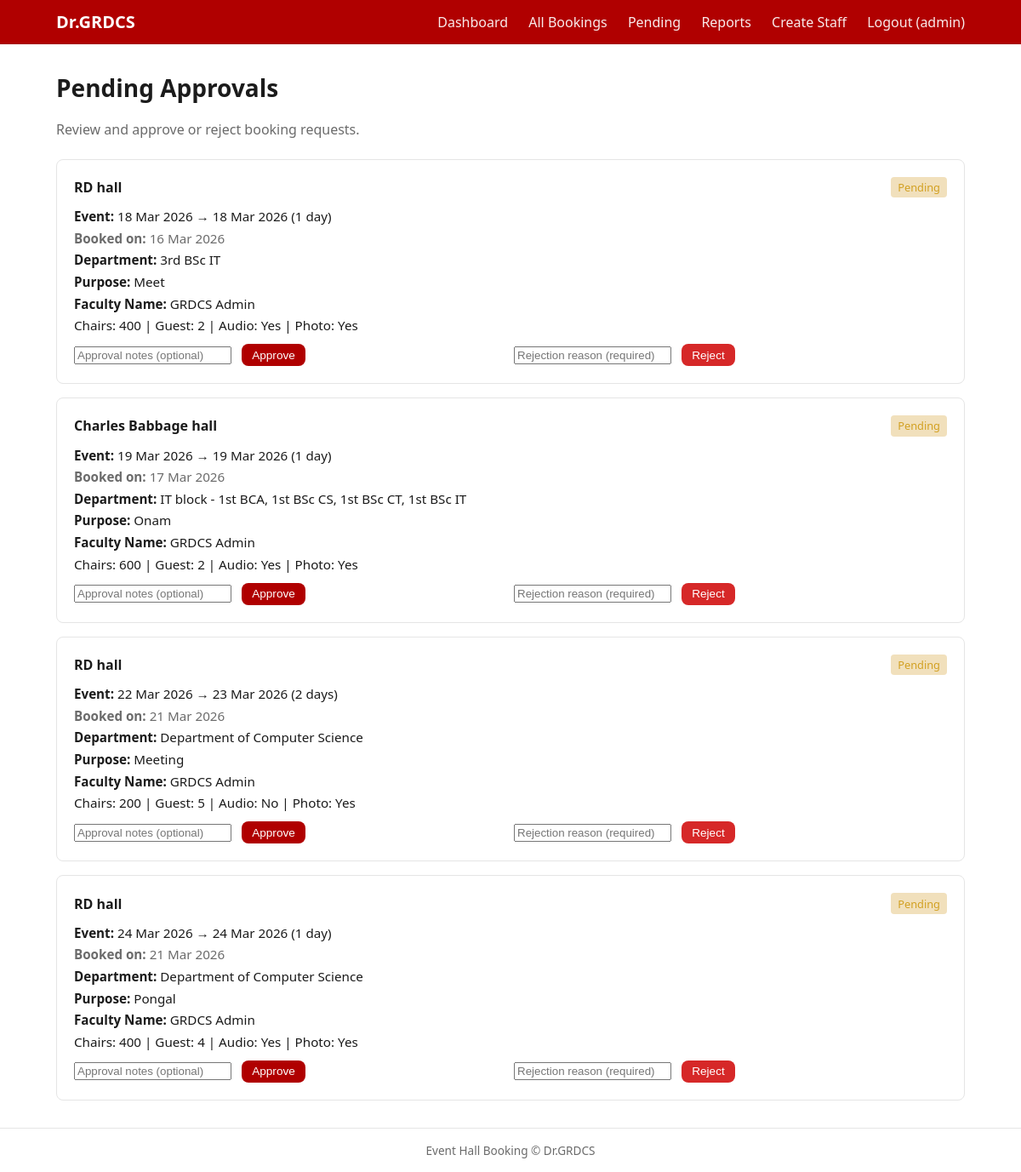
Before: /admin/pending (signed in) with the older database file.
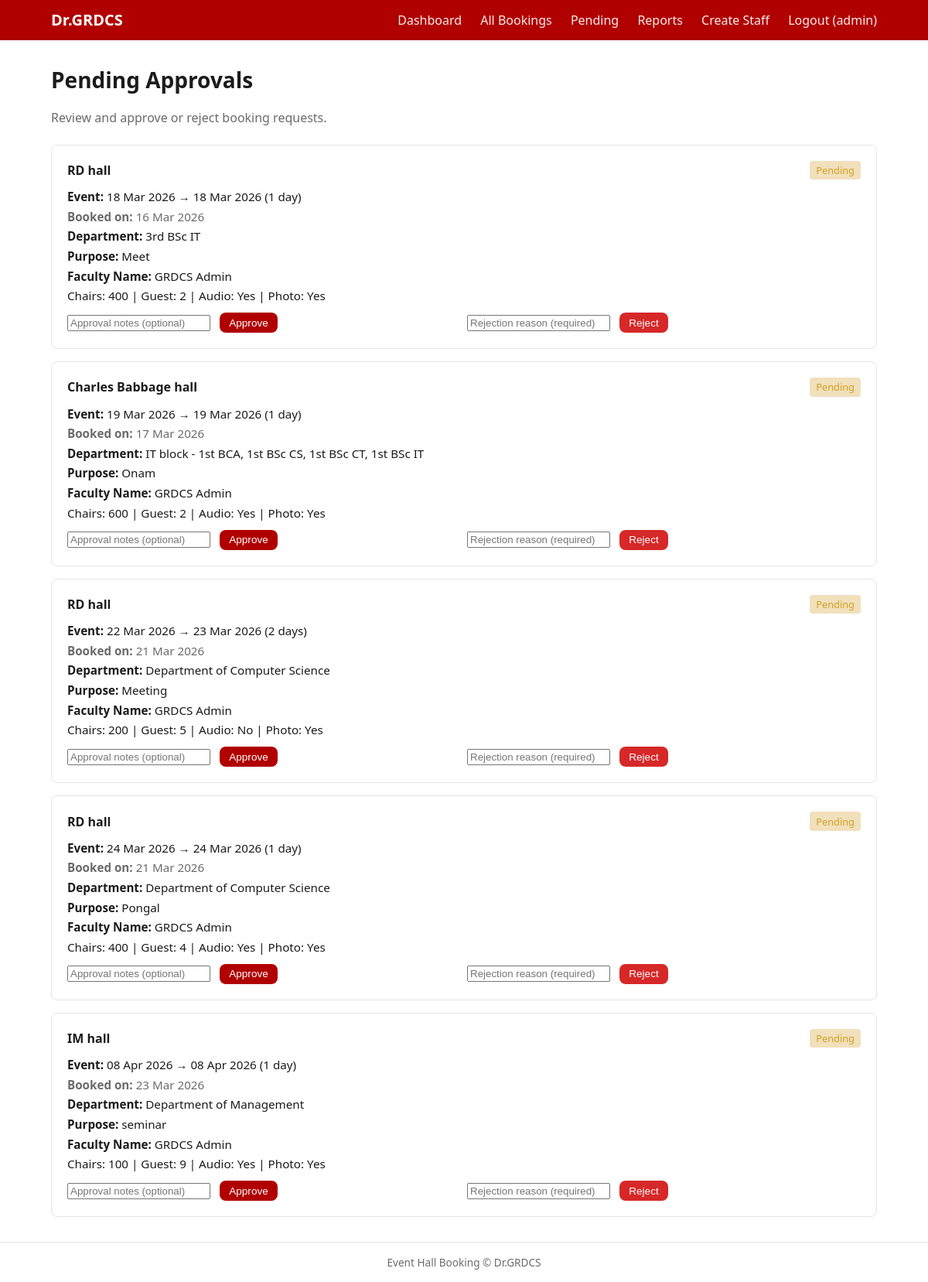
After: the same page with the newer database file.
### models.py (models this page shows, shortened)
class Booking(db.Model):
    __tablename__ = 'bookings'
    id = db.Column(db.Integer, primary_key=True)
    user_id = db.Column(db.Integer, db.ForeignKey('users.id'), nullable=False)
    hall_id = db.Column(db.Integer, db.ForeignKey('halls.id'), nullable=False)
    department = db.Column(db.String(120), nullable=False)
    booking_date = db.Column(db.Date, nullable=False)
    num_days = db.Column(db.Integer, nullable=False)
    start_time = db.Column(db.Time, nullable=False)
    end_time = db.Column(db.Time, nullable=False)
    purpose = db.Column(db.Text, nullable=False)
    chairs_required = db.Column(db.Integer, nullable=False)
    guest_chairs = db.Column(db.Integer, nullable=False)
    faculties_count = db.Column(db.Integer, default=0)
    audio_system = db.Column(db.Boolean, default=False)
    microphones = db.Column(db.Integer, default=0)  # count
    mic_types = db.Column(db.String(200), default='')  # CSV: neck_band,hand,fixed
    photography = db.Column(db.Boolean, default=False)
    podium_required = db.Column(db.Boolean, default=False)
    status = db.Column(db.String(20), default='pending')  # pending / approved / rejected / cancelled
    created_at = db.Column(db.DateTime, default=datetime.utcnow)
    cancellation_reason = db.Column(db.Text, nullable=True)
    cancelled_at = db.Column(db.DateTime, nullable=True)
    admin_notes = db.Column(db.Text, nullable=True)  # admin rejection/approval notes
    user = db.relationship('User', backref=db.backref('bookings', lazy=True))
    hall = db.relationship('Hall', backref=db.backref('bookings', lazy=True))
    @property
    def event_end_date(self) -> date:
        days = max(int(self.num_days or 1), 1)
        return self.booking_date + timedelta(days=days - 1)
    @property
    def created_at_local(self):
        if not self.created_at:
            return None
        dt = self.created_at
        if dt.tzinfo is None:
            dt = dt.replace(tzinfo=timezone.utc)
        return dt.astimezone()

class Hall(db.Model):
    __tablename__ = 'halls'
    id = db.Column(db.Integer, primary_key=True)
    name = db.Column(db.String(100), unique=True, nullable=False)
    capacity = db.Column(db.Integer, default=DEFAULT_HALL_CAPACITY)  # total chairs

class User(db.Model):
    __tablename__ = 'users'
    id = db.Column(db.Integer, primary_key=True)
    username = db.Column(db.String(80), unique=True, nullable=False)
    full_name = db.Column(db.String(120), nullable=True)
    password_hash = db.Column(db.String(256), nullable=False)
    password_plain = db.Column(db.String(255), nullable=True)
    email = db.Column(db.String(120), nullable=True)  # for notifications
    role = db.Column(db.String(20), default='staff')  # admin / staff
    created_at = db.Column(db.DateTime, default=datetime.utcnow)

### routes/admin.py (the view)
@admin_bp.route('/pending')
@login_required
@admin_required
def pending_approvals():
    pending = Booking.query.filter_by(status='pending').order_by(Booking.created_at.asc()).all()
    return render_template('admin_pending.html', bookings=pending)

### routes/admin.py (called while the page is built)
def login_required(f):
    @wraps(f)
    def wrapped(*args, **kwargs):
        if not session.get('user_id'):
            return redirect(url_for('auth.login'))
        return f(*args, **kwargs)
    return wrapped

def admin_required(f):
    @wraps(f)
    def wrapped(*args, **kwargs):
        if not session.get('user_id'):
            return redirect(url_for('auth.login'))
        if session.get('role') != 'admin':
            flash('Admin access required.', 'error')
            return redirect(url_for('booking.dashboard'))
        return f(*args, **kwargs)
    return wrapped

### templates/admin_pending.html (shortened to what this page needs)
{% extends "base.html" %}
{% block content %}
<div class="container page">
    <h1>Pending Approvals</h1>
    <p class="lead">Review and approve or reject booking requests.</p>
    {% if not bookings %}
    <p>No pending bookings.</p>
    {% else %}
    <div class="bookings-list">
        {% for b in bookings %}
        <div class="booking-card">
            <div class="booking-header">
                <strong>{{ b.hall.name }}</strong>
                <span class="badge badge-pending">Pending</span>
            </div>
            <p><strong>Event:</strong> {{ b.booking_date.strftime('%d %b %Y') }} → {{ b.event_end_date.strftime('%d %b %Y') }} ({{ b.num_days }} day{{ 's' if b.num_days != 1 else '' }})</p>
            <p class="muted"><strong>Booked on:</strong> {{ b.created_at_local.strftime('%d %b %Y') if b.created_at_local else '-' }}</p>
            <p><strong>Department:</strong> {{ b.department }}</p>
            <p><strong>Purpose:</strong> {{ b.purpose }}</p>
            <p><strong>Faculty Name:</strong> {{ b.user.full_name if b.user and b.user.full_name else (b.user.username if b.user else '-') }}</p>
            <p>Chairs: {{ b.chairs_required }} | Guest: {{ b.guest_chairs }} | Audio: {{ 'Yes' if b.audio_system else 'No' }} | Photo: {{ 'Yes' if b.photography else 'No' }}</p>
            <div class="form-row" style="margin-top: 0.75rem; gap: 0.5rem; flex-wrap: wrap;">
                <form method="post" action="{{ url_for('admin.approve_booking', booking_id=b.id) }}" style="display: inline;">
                    <input type="text" name="admin_notes" placeholder="Approval notes (optional)" style="margin-right: 0.5rem;">
                    <button type="submit" class="btn btn-primary btn-sm">Approve</button>
                </form>
                <form method="post" action="{{ url_for('admin.reject_booking', booking_id=b.id) }}" style="display: inline;" onsubmit="return confirm('Reject this booking?');">
                    <input type="text" name="admin_notes" placeholder="Rejection reason (required)" required style="margin-right: 0.5rem;">
                    <button type="submit" class="btn btn-danger btn-sm">Reject</button>
                </form>
            </div>
        </div>
        {% endfor %}
    </div>
    {% endif %}
</div>
{% endblock %}

### templates/base.html (shortened to what this page needs)
<!DOCTYPE html>
<html lang="en">
<head>
    <link rel="stylesheet" href="{{ url_for('static', filename='style.css') }}">
</head>
<body>
    <header class="header">
        <div class="container">
            <a href="{{ url_for('booking.dashboard') }}" class="logo">Dr.GRDCS</a>
            <nav>
                {% if session.get('user_id') %}
                <a href="{{ url_for('booking.dashboard') }}">Dashboard</a>
                <a href="{{ url_for('booking.my_bookings') }}">All Bookings</a>
                {% if session.get('role') == 'admin' %}
                <a href="{{ url_for('admin.pending_approvals') }}">Pending</a>
                <a href="{{ url_for('admin.reports') }}">Reports</a>
                <a href="{{ url_for('admin.manage_staff') }}">Create Staff</a>
                {% endif %}
                <a href="{{ url_for('auth.logout') }}">Logout ({{ session.get('username') }})</a>
                {% endif %}
            </nav>
        </div>
    </header>
    <main class="main">
        {% block content %}{% endblock %}
    </main>
    <footer class="footer">
        <div class="container">Event Hall Booking &copy; Dr.GRDCS</div>
    </footer>
</body>
</html>

### static/style.css (style rules this page uses)
* { box-sizing: border-box; }
:root { --bg: #ffffff; --surface: #ffffff; --surface2: #f5f5f5; --text: #1b1b1b; --text-muted: #6b6b6b; --primary: #b00000; --primary-hover: #9a0000; --danger: #d62828; --danger-hover: #b71c1c; --success: #2a9d55; --border: #e5e5e5; --radius: 8px; }
body { font-family: 'Segoe UI', system-ui, sans-serif; background: var(--bg); color: var(--text); margin: 0; min-height: 100vh; display: flex; flex-direction: column; }
.container { max-width: 1100px; margin: 0 auto; padding: 0 1rem; width: 100%; }
.header { background: var(--primary); border-bottom: 1px solid rgba(0, 0, 0, 0.08); padding: 0.75rem 0; }
.header .container { display: flex; align-items: center; justify-content: space-between; }
.logo { font-weight: 700; font-size: 1.25rem; color: #ffffff; text-decoration: none; }
.header nav a { color: rgba(255, 255, 255, 0.92); text-decoration: none; margin-left: 1.25rem; }
.main { flex: 1; padding: 2rem 0; }
.page { padding: 0 1rem; }
.page h1 { margin-top: 0; font-size: 1.75rem; }
.lead { color: var(--text-muted); margin-bottom: 1.5rem; }
.muted { color: var(--text-muted); margin: 0 0 0.75rem; font-size: 0.9rem; }
.btn { display: inline-block; padding: 0.5rem 1rem; border-radius: var(--radius); border: none; cursor: pointer; font-size: 0.95rem; text-decoration: none; background: var(--surface2); color: var(--text); }
.btn-primary { background: var(--primary); color: #fff; }
.btn-danger { background: var(--danger); color: #fff; }
.btn-sm { padding: 0.35rem 0.75rem; font-size: 0.85rem; }
.form-row { display: grid; grid-template-columns: 1fr 1fr; gap: 1rem; }
.bookings-list { display: flex; flex-direction: column; gap: 1rem; }
.booking-card { background: var(--surface); border: 1px solid var(--border); border-radius: var(--radius); padding: 1.25rem; }
.booking-header { display: flex; justify-content: space-between; align-items: center; margin-bottom: 0.75rem; }
.booking-card p { margin: 0.35rem 0; font-size: 0.95rem; }
.badge { display: inline-block; padding: 0.2rem 0.5rem; border-radius: 4px; font-size: 0.8rem; font-weight: 500; }
.badge-pending { background: rgba(210, 153, 34, 0.3); color: #d2a022; }
.footer { background: var(--surface); border-top: 1px solid var(--border); padding: 1rem; text-align: center; color: var(--text-muted); font-size: 0.85rem; }

Changed rows visible on the page:
added Booking: hall.name "IM hall", booking_date "08 Apr 2026", event_end_date "08 Apr 2026", num_days "1", created_at_local "23 Mar 2026", department "Department of Management", purpose "seminar", user "GRDCS Admin", chairs_required "100", guest_chairs "9", audio_system "Yes", photography "Yes"
